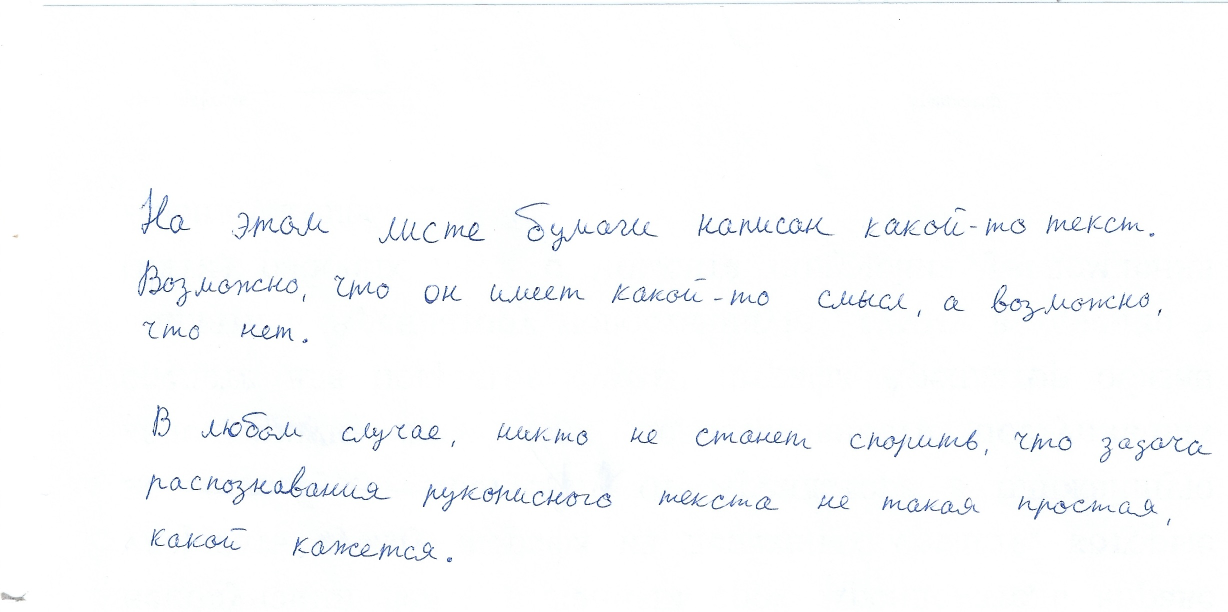
#> input picture src/test/handwritten1.jpg, 2455 x 1223 px (shown at 1/2 size)
$ python PicHandler.py
#> lines starting #> are read from the running program, lines starting #| are printed output that depends on the picture
from __future__ import annotations
from typing import *
import cv2
import numpy as np
from pythreshold.utils import *
from utils.geometry import Rect
from skimage.transform import resize, rescale


FilterTypes = int
GAUSSIAN_FILTER = 0
MEDIAN_FILTER = 1

StackingType = int
HORIZONTAL = 0
VERTICAL = 1


# [22 lines left out: functions view_image, view_images, not called in this run]


class PicHandler:
    img: np.ndarray  # объект изображения в BGR

    def __init__(self, image: Union[str, np.ndarray], make_copy: bool = True, is_colored: bool = True):
        # image -- путь к файлу с изображением или np.ndarray -- представление изображения BGR в виде массива;
        # если передан массив, то make_copy: bool -- необходимо ли работать с копией переданного массива;
        # если передан путь к файлу, то изображение открывается, и при is_colored = True делается черно-белым

#> called with image = '../test/handwritten1.jpg', make_copy = True, is_colored = True
        if isinstance(image, np.ndarray):
            if make_copy:
                self.img = image.copy()
            else:
                self.img = image
            if is_colored:
                self.img = self.make_black_and_white(self.img)

        elif isinstance(image, type('')):
            t = cv2.imread(image)
#> t is the input picture: shape (1223, 2455, 3); mean B, G, R 252.5, 251.8, 251.1

            if isinstance(t, type(None)):
                # изображение не удалось загрузить
                raise Exception("Некорректный путь к изображению")

            if is_colored:
                t = self.make_black_and_white(t)

            self.img = t

    def get_image(self) -> np.ndarray:
        return self.img

    @staticmethod
    def make_black_and_white(img: np.ndarray) -> np.ndarray:
        # возвращает черно-белое изображение, соответствующее цветному img
        return cv2.cvtColor(img, cv2.COLOR_BGR2GRAY)
#> call 2 of __init__, with image = '../test/hand1.jpg', make_copy = True, is_colored = True
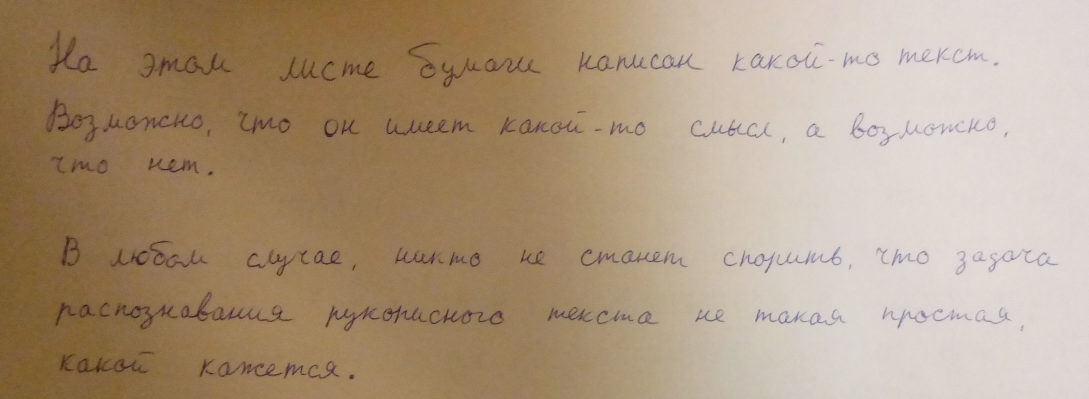
#> input picture src/test/hand1.jpg, 3265 x 1197 px (shown at 1/3 size)
#> in __init__, t is the input picture: shape (1197, 3265, 3); mean B, G, R 128, 153.1, 174.7
#> in make_black_and_white (call 2), `return cv2.cvtColor(img, cv2.COLOR_BGR2GRAY)`:
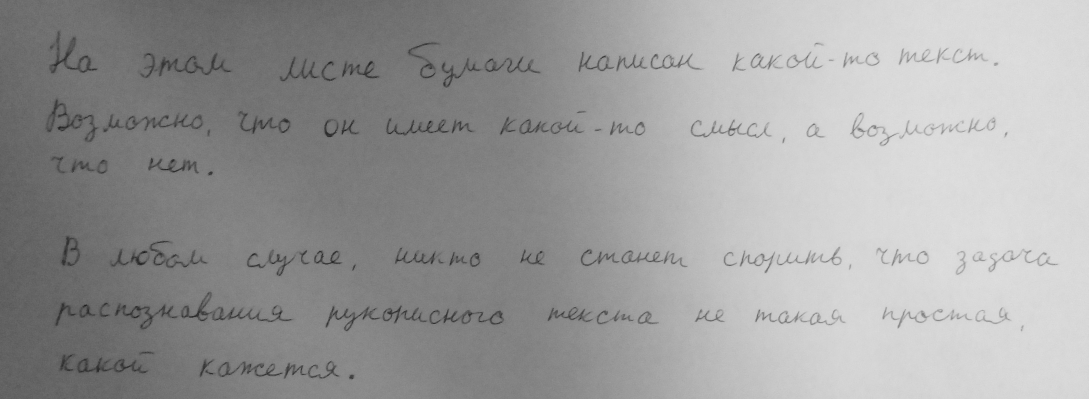
#> returned value: shape (1197, 3265) (shown at 1/3 size); min 9, max 228, mean 156.7

    # [20 lines left out: functions apply_filter, apply_global_bin_filter, not called in this run]

    def apply_adaptive_bin_filter(self, mode: int = 0, **params):
        if mode == 0:
#> (the run stopped early here; a loop or call above may not have finished)
